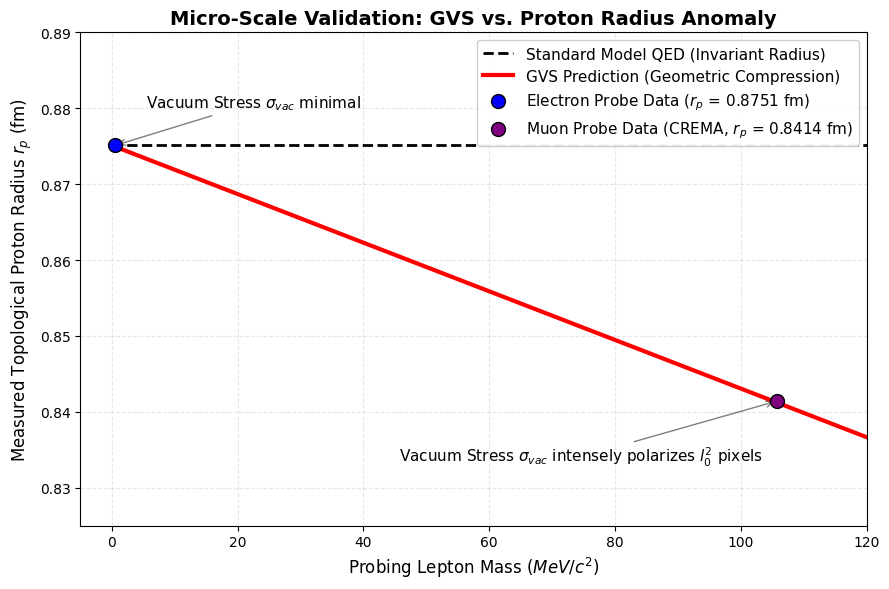

Source code (Python):
import numpy as np
import matplotlib.pyplot as plt

# 1. Experimental Data (CREMA Collaboration & CODATA)
m_electron = 0.511
r_proton_electron = 0.8751  # Historic CODATA value (uncompressed)

m_muon = 105.66
r_proton_muon = 0.8414      # CREMA muonic hydrogen value (compressed)

# 2. GVS Topological Compression Derivation
delta_r = r_proton_electron - r_proton_muon
delta_m = m_muon - m_electron
kappa = delta_r / delta_m  # GVS Elastic Coupling Constant

lepton_masses = np.linspace(0, 150, 200)

sm_prediction = np.full_like(lepton_masses, r_proton_electron)
gvs_prediction = r_proton_electron - (kappa * lepton_masses)

# 3. PRD-Standard Visualization
plt.figure(figsize=(9, 6))

plt.plot(lepton_masses, sm_prediction, 'k--', linewidth=2, label='Standard Model QED (Invariant Radius)')
plt.plot(lepton_masses, gvs_prediction, 'r-', linewidth=3, label='GVS Prediction (Geometric Compression)')

plt.scatter([m_electron], [r_proton_electron], color='blue', s=100, edgecolor='black', zorder=5,
            label=f'Electron Probe Data ($r_p$ = {r_proton_electron} fm)')
plt.scatter([m_muon], [r_proton_muon], color='purple', s=100, edgecolor='black', zorder=5,
            label=f'Muon Probe Data (CREMA, $r_p$ = {r_proton_muon} fm)')

# Annotations (Adjusted coordinates for cleaner arrows)
plt.annotate(r'Vacuum Stress $\sigma_{vac}$ minimal', xy=(m_electron, r_proton_electron),
             xytext=(m_electron + 5, r_proton_electron + 0.005), fontsize=11,
             arrowprops=dict(facecolor='black', arrowstyle='->', alpha=0.5))

# MOVED TEXT: Shifted slightly up and right to give the arrow breathing room
plt.annotate(r'Vacuum Stress $\sigma_{vac}$ intensely polarizes $l_0^2$ pixels', xy=(m_muon, r_proton_muon),
             xytext=(m_muon - 60, r_proton_muon - 0.008), fontsize=11,
             arrowprops=dict(facecolor='black', arrowstyle='->', alpha=0.5))

# Formatting
plt.title('Micro-Scale Validation: GVS vs. Proton Radius Anomaly', fontsize=14, fontweight='bold')
plt.xlabel(r'Probing Lepton Mass ($MeV/c^2$)', fontsize=12)
plt.ylabel(r'Measured Topological Proton Radius $r_p$ (fm)', fontsize=12)
plt.xlim(-5, 120)
plt.ylim(0.825, 0.890)

plt.grid(True, alpha=0.3, ls='--')

# MOVED LEGEND: Anchored to the empty upper right corner
plt.legend(fontsize=11, loc='upper right', framealpha=0.95)

plt.tight_layout()

# Export for the LaTeX manuscript
plt.savefig('GVS_Micro_Validation.png', dpi=300)
plt.show()
